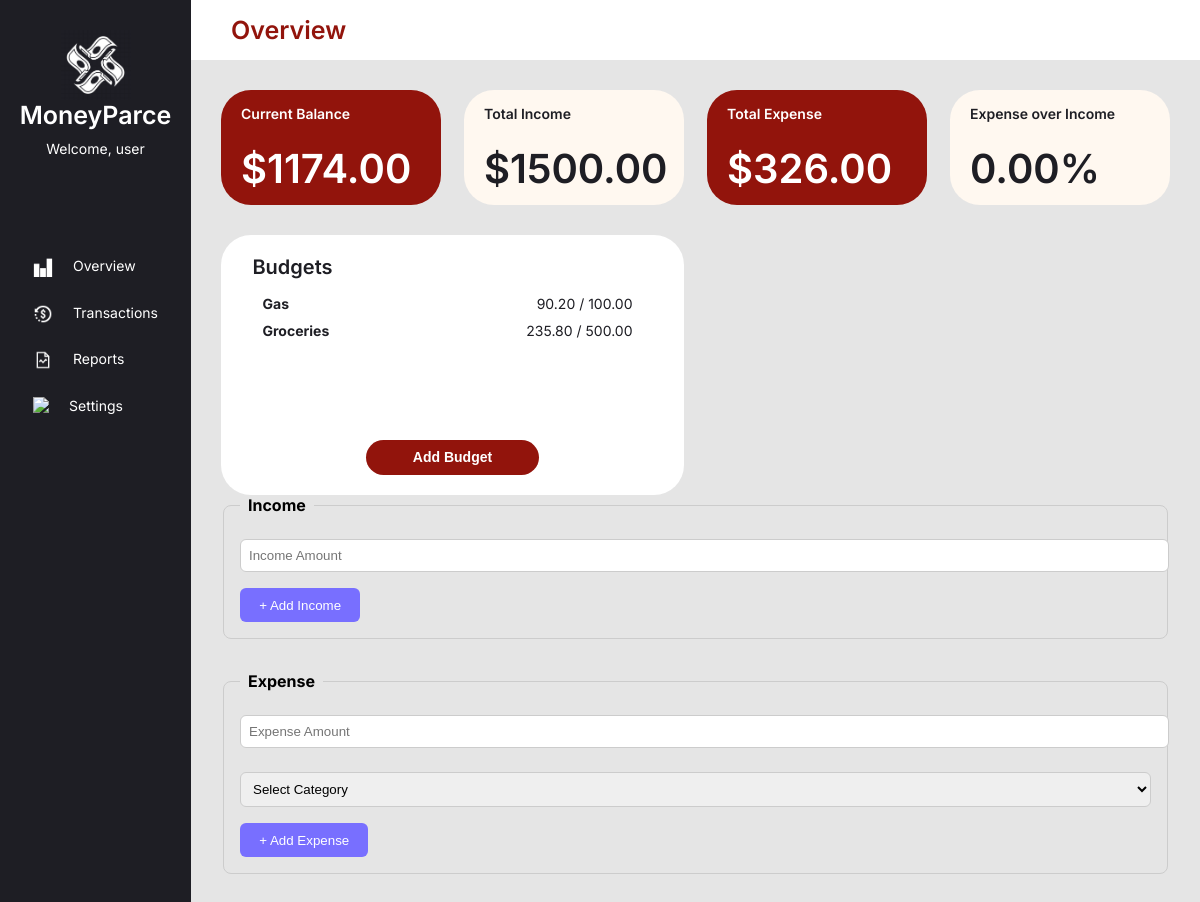
Page /dashboard/ on the earlier database version.
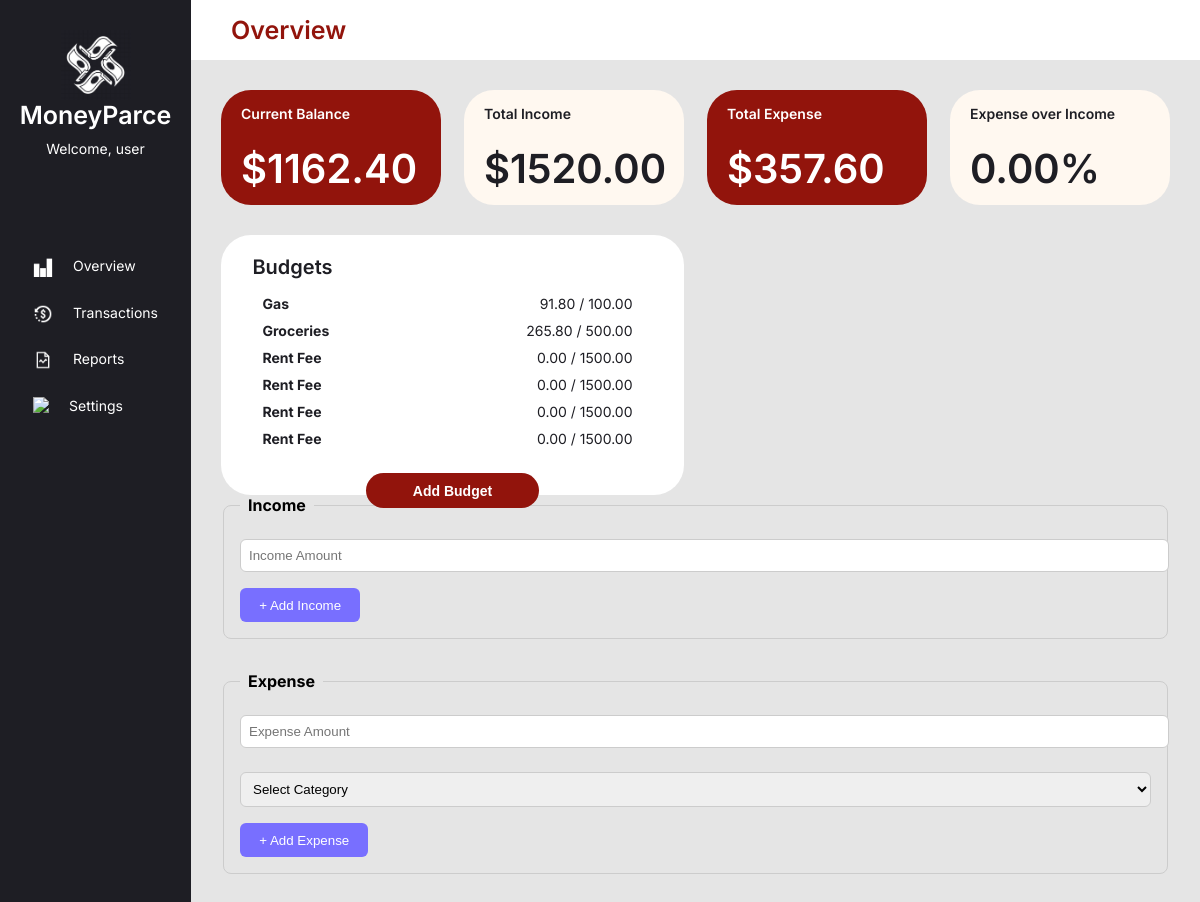
Same page on the later database version.
### dashboard/models.py (models this page shows, shortened)
class Budget(models.Model):
    name = models.CharField(max_length=100)
    total_budget = models.DecimalField(max_digits=10, decimal_places=2)
    def expenses_total(self):
        result = self.expense_set.aggregate(total=Sum('amount'))['total']
        return result if result is not None else 0

### dashboard/views.py (the view, shortened to what this page needs)
# urls.py: path('', views.dashboard_view, name='dashboard.index'),
def dashboard_view(request):
    total_income = sum(item.amount for item in Income.objects.all())
    total_expenses = sum(item.amount for item in Expense.objects.all())
    remaining_balance = total_income - total_expenses
    budgets = Budget.objects.all().order_by('id')
    context = {
        'total_income': total_income,
        'total_expenses': total_expenses,
        'remaining_balance': remaining_balance,
        'budgets': budgets,
    }
    return render(request, 'dashboard/dashboard.html', context)

### dashboard/templates/dashboard/dashboard.html (shortened to what this page needs)
<!DOCTYPE html>
<html>
{% load static %}
<head>
  <link rel="stylesheet"
        type="text/css"
        href="{% static 'css/style.css' %}" />
</head>
<body>
  <div class="sideBar">
    <div class="sideBarHeader">
      <img src="{% static 'img/logo.png' %}" style="height: 70px" />
      <div id="LogoName">MoneyParce</div>
      <div class="sideBarText">Welcome, user</div>
    </div>
    <div class="navigator">
      <div class="navDiv">
        <img src="{% static 'img/overview.png' %}" style="height: 20px; margin-right: 20px;" />
        <div class="sideBarText">Overview</div>
      </div>
      <div class="navDiv">
        <img src="{% static 'img/tran.png' %}" style="height: 20px; margin-right: 20px;" />
        <div class="sideBarText">Transactions</div>
      </div>
      <div class="navDiv">
        <img src="{% static 'img/report.png' %}" style="height: 20px; margin-right: 20px;" />
        <div class="sideBarText">Reports</div>
      </div>
      <div class="navDiv">
        <img src="{% static 'img/settings.png' %}" style="height: 20px; margin-right: 20px;" />
        <div class="sideBarText">Settings</div>
      </div>
    </div>
  </div>
  <div class="mainWrapper">
    <div class="header">
      <div class="pageTitle">Overview</div>
    </div>
    <div class="innerWrapper">
    <div class="totalContainer">
      <div class="totalRed">
        <div class="totalTitle">Current Balance</div>
        <div class="totalText">${{ remaining_balance }}</div>
      </div>
      <div class="totalBeige">
        <div class="totalTitle">Total Income</div>
        <div class="totalText">${{ total_income }}</div>
      </div>
      <div class="totalRed">
        <div class="totalTitle">Total Expense</div>
        <div class="totalText">${{ total_expenses }}</div>
      </div>
      <div class="totalBeige">
        <div class="totalTitle">Expense over Income</div>
        <div class="totalText">0.00%</div>
      </div>
    </div>
    <div class="whiteBox">
      <div class="whiteBoxTitle">Budgets</div>
      <ul class="budgetList">
        {% for budget in budgets %}
        <div class="budgetListDiv">
          <div><strong>{{ budget.name }}</strong></div>
          <div>{{ budget.expenses_total|floatformat:2 }} / {{ budget.total_budget }}</div>
        </div>
        {% empty %}
          <div class="totalText">No budgets created yet.</div>
        {% endfor %}
      </ul>
      <button type="button" class="add-budget-btn" onclick="toggleBudgetForm()">Add Budget</button>
    </div>
        <form method="POST">
          <fieldset>
            <legend>Income</legend>
            <input type="text" name="income_amount" placeholder="Income Amount">
            <button type="submit" name="submit_income">+ Add Income</button>
          </fieldset>
          <fieldset>
            <legend>Expense</legend>
            <input type="text" name="expense_amount" placeholder="Expense Amount">
            <select name="expense_budget">
              <option value="">Select Category</option>
            </select>
            <button type="submit" name="submit_expense">+ Add Expense</button>
          </fieldset>
        </form>
      </div>
    </div>
</body>
</html>

### dashboard/static/css/style.css (style rules this page uses)
body { font-family: "Inter"; background-color: #E5E5E5; display: flex; flex-direction: row; margin:0px }
.sideBar { background-color: #1E1E24; display:flex; flex-direction: column; align-items: center; color: white; width: 225px; }
.sideBarHeader { display: flex; flex-direction: column; align-items: center; justify-content: center; margin-top: 30px; margin-bottom: 100px; }
#LogoName { font-size: 25px; font-weight: 600; margin-bottom: 10px; }
.sideBarText { font-size: 14px; }
.navigator { height: 160px; display:flex; flex-direction: column; justify-content: space-between; align-items: flex-start; }
.navDiv { display:flex; flex-direction: row; justify-content: center; align-items: flex-start; }
.header { background-color: white; height: 60px; display: flex; flex-direction: row; align-items: center; }
.pageTitle { font-weight: 600; font-size: 25px; color:#92140C; margin-left: 40px; }
.innerWrapper { padding: 30px; }
.totalContainer { display: flex; flex-direction: row; align-items: center; justify-content: space-between; margin-bottom: 30px; width: 949px; }
.totalRed { width: 220px; height: 115px; border-radius: 30px; background-color: #92140C; color: white; font-weight: 600; display:flex; flex-direction: column; }
.totalBeige { width: 220px; height: 115px; border-radius: 30px; background-color: #FFF8F0; color: #1E1E24; font-weight: 600; display:flex; flex-direction: column; }
.totalTitle { margin-top: 15px; margin-bottom: 22px; padding-left: 20px; font-size: 14px; }
.totalText { padding-left: 20px; font-size: 40px; }
.whiteBox { background-color: white; color: #1E1E24; border-radius: 30px; width: 463px; height: 260px; display:flex; flex-direction: column; align-items: center; }
.whiteBoxTitle { font-size: 20px; font-weight: 600; margin-top: 20px; margin-right: 320px; }
.budgetList { height: 180px; width: 370px; margin-right: 50px; }
.budgetListDiv { font-size: 14px; margin-bottom: 10px; display:flex; flex-direction: row; justify-content: space-between; align-items: center; }
.add-budget-btn { width: 173px; height: 36px; font-size:14px; font-weight:600; background-color: #92140C; color: white; border-radius: 30px; cursor: pointer; margin-bottom: 20px; }
fieldset { border: 1px solid #ccc; padding: 1rem; border-radius: 8px; margin-bottom: 2rem; }
legend { font-weight: bold; padding: 0 0.5rem; }
input[type="text"], select { width: 100%; padding: 0.5rem; margin-top: 0.5rem; margin-bottom: 1rem; border: 1px solid #ccc; border-radius: 6px; }
button { background-color: #786fff; color: white; border: none; padding: 0.6rem 1.2rem; border-radius: 6px; cursor: pointer; }

Differences in the rows shown:
computed for Budget "Gas": expenses_total "90.20" → "91.80"
computed for Budget "Groceries": expenses_total "235.80" → "265.80"
added Budget: name "Rent Fee", expenses_total "0.00", total_budget "1500.00"
added Budget: name "Rent Fee", expenses_total "0.00", total_budget "1500.00"
added Budget: name "Rent Fee", expenses_total "0.00", total_budget "1500.00"
added Budget: name "Rent Fee", expenses_total "0.00", total_budget "1500.00"
Other differences:
{{ remaining_balance }}: "1174.00" → "1162.40"
{{ total_income }}: "1500.00" → "1520.00"
{{ total_expenses }}: "326.00" → "357.60"
